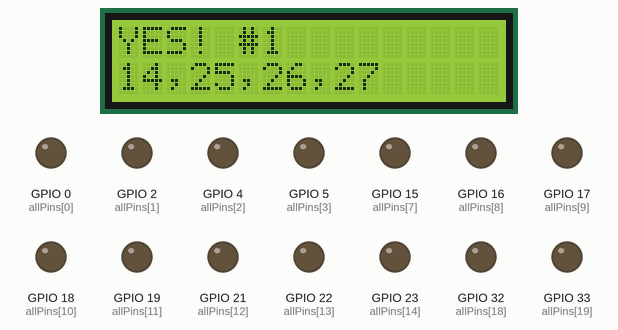
This sketch was run on a simulated ESP32. On the bench: 16×2 character LCD, output pins drawn as LEDs (lit = HIGH). What the sketch prints to the serial monitor is not drawn.

Above: at 1.2 s.
At 5.3 s:
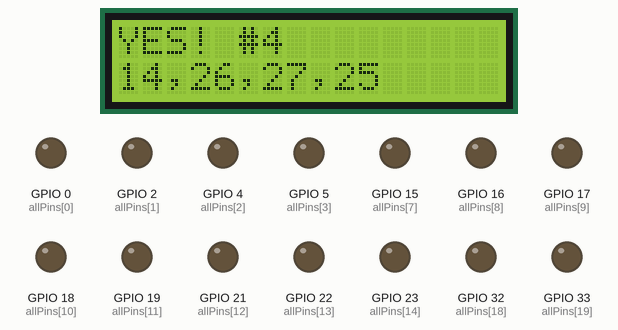
At 9.4 s:
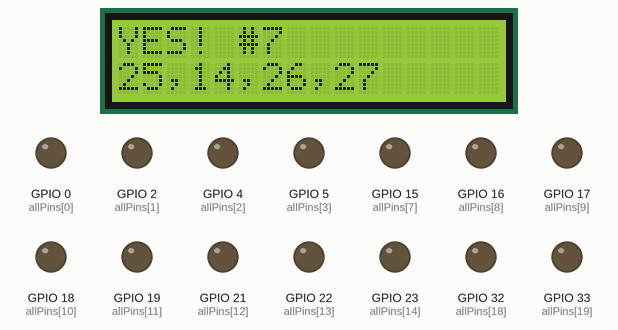
At 19.0 s:
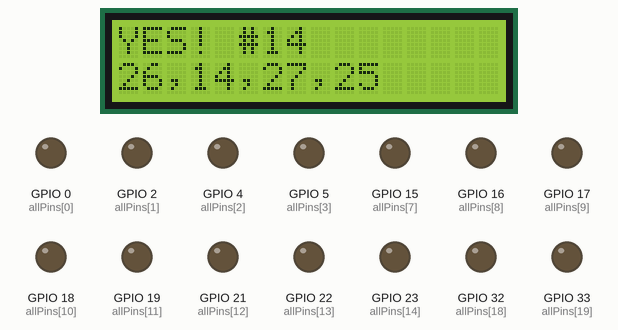
At 28.6 s:
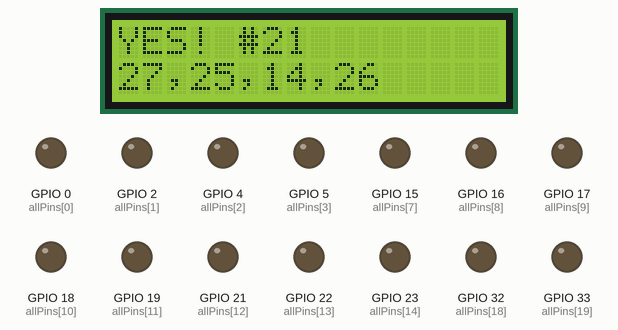
At 38.1 s:
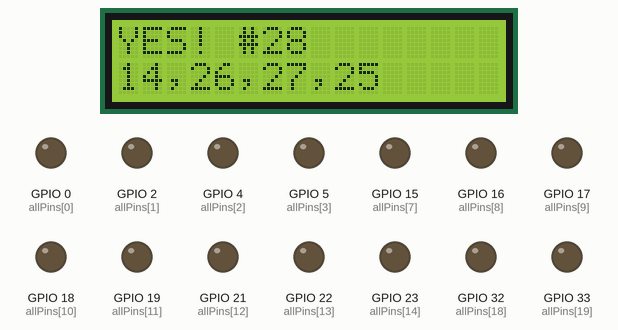

Measured:
- what the display in image 0 shows lasts 1.2 s, from 1.2 s to 2.4 s

The sketch:

lcd_pin_finder.ino
```cpp
/*
 * FOCUSED LEFT-SIDE PIN SEARCH
 * EN is GPIO 12 or 13 (confirmed by blink in groups 4,5,7)
 * Data pins must be from left-side GPIOs: 14, 25, 26, 27, 32, 33
 * Trying ALL orderings we haven't tested yet!
 */

#include <LiquidCrystal.h>

int allPins[] = {0, 2, 4, 5, 12, 13, 14, 15, 16, 17, 18, 19, 21, 22, 23, 25, 26, 27, 32, 33};

void groundAll() {
  for (int i = 0; i < 20; i++) {
    pinMode(allPins[i], OUTPUT);
    digitalWrite(allPins[i], LOW);
  }
  delay(10);
}

void tryIt(int n, int rs, int en, int d4, int d5, int d6, int d7) {
  groundAll();
  delay(40);
  LiquidCrystal lcd(rs, en, d4, d5, d6, d7);
  lcd.begin(16, 2);
  delay(50);
  lcd.clear();
  lcd.setCursor(0, 0);
  lcd.print("YES! #");
  lcd.print(n);
  lcd.setCursor(0, 1);
  lcd.print(d4);lcd.print(",");lcd.print(d5);lcd.print(",");
  lcd.print(d6);lcd.print(",");lcd.print(d7);
  delay(1200);
}

void setup() {
  Serial.begin(115200);
  delay(1000);
  Serial.println("\n=== FOCUSED LEFT-SIDE SEARCH ===");
  Serial.println("RS/EN = 12/13, Data from {14,25,26,27,32,33}");
  Serial.println("Testing ALL orderings!\n");

  int n = 1;

  // Data group: {14, 25, 26, 27} - ALL 24 permutations
  // RS=13, EN=12
  Serial.println("--- {14,25,26,27} RS=13 EN=12 ---");
  tryIt(n++,13,12, 14,25,26,27); tryIt(n++,13,12, 14,25,27,26);
  tryIt(n++,13,12, 14,26,25,27); tryIt(n++,13,12, 14,26,27,25);
  tryIt(n++,13,12, 14,27,25,26); tryIt(n++,13,12, 14,27,26,25);
  tryIt(n++,13,12, 25,14,26,27); tryIt(n++,13,12, 25,14,27,26);
  tryIt(n++,13,12, 25,26,14,27); tryIt(n++,13,12, 25,26,27,14);
  tryIt(n++,13,12, 25,27,14,26); tryIt(n++,13,12, 25,27,26,14);
  tryIt(n++,13,12, 26,14,25,27); tryIt(n++,13,12, 26,14,27,25);
  tryIt(n++,13,12, 26,25,14,27); tryIt(n++,13,12, 26,25,27,14);
  tryIt(n++,13,12, 26,27,14,25); tryIt(n++,13,12, 26,27,25,14);
  tryIt(n++,13,12, 27,14,25,26); tryIt(n++,13,12, 27,14,26,25);
  tryIt(n++,13,12, 27,25,14,26); tryIt(n++,13,12, 27,25,26,14);
  tryIt(n++,13,12, 27,26,14,25); tryIt(n++,13,12, 27,26,25,14);

  // RS=12, EN=13
  Serial.println("--- {14,25,26,27} RS=12 EN=13 ---");
  tryIt(n++,12,13, 14,25,26,27); tryIt(n++,12,13, 14,25,27,26);
  tryIt(n++,12,13, 14,26,25,27); tryIt(n++,12,13, 14,26,27,25);
  tryIt(n++,12,13, 14,27,25,26); tryIt(n++,12,13, 14,27,26,25);
  tryIt(n++,12,13, 25,14,26,27); tryIt(n++,12,13, 25,14,27,26);
  tryIt(n++,12,13, 25,26,14,27); tryIt(n++,12,13, 25,26,27,14);
  tryIt(n++,12,13, 25,27,14,26); tryIt(n++,12,13, 25,27,26,14);
  tryIt(n++,12,13, 26,14,25,27); tryIt(n++,12,13, 26,14,27,25);
  tryIt(n++,12,13, 26,25,14,27); tryIt(n++,12,13, 26,25,27,14);
  tryIt(n++,12,13, 26,27,14,25); tryIt(n++,12,13, 26,27,25,14);
  tryIt(n++,12,13, 27,14,25,26); tryIt(n++,12,13, 27,14,26,25);
  tryIt(n++,12,13, 27,25,14,26); tryIt(n++,12,13, 27,25,26,14);
  tryIt(n++,12,13, 27,26,14,25); tryIt(n++,12,13, 27,26,25,14);

  // Data groups including 32 and 33
  Serial.println("--- Groups with 32/33 ---");
  // {25,26,27,32}
  tryIt(n++,13,12, 25,26,27,32); tryIt(n++,13,12, 32,27,26,25);
  tryIt(n++,12,13, 25,26,27,32); tryIt(n++,12,13, 32,27,26,25);
  tryIt(n++,13,12, 27,26,25,32); tryIt(n++,12,13, 27,26,25,32);
  tryIt(n++,13,12, 32,25,26,27); tryIt(n++,12,13, 32,25,26,27);
  // {25,26,27,33}
  tryIt(n++,13,12, 25,26,27,33); tryIt(n++,13,12, 33,27,26,25);
  tryIt(n++,12,13, 25,26,27,33); tryIt(n++,12,13, 33,27,26,25);
  // {26,27,32,33}
  tryIt(n++,13,12, 26,27,32,33); tryIt(n++,13,12, 33,32,27,26);
  tryIt(n++,12,13, 26,27,32,33); tryIt(n++,12,13, 33,32,27,26);
  tryIt(n++,13,12, 32,33,26,27); tryIt(n++,12,13, 32,33,26,27);
  tryIt(n++,13,12, 27,26,33,32); tryIt(n++,12,13, 27,26,33,32);
  // {14,25,32,33}
  tryIt(n++,13,12, 14,25,32,33); tryIt(n++,13,12, 33,32,25,14);
  tryIt(n++,12,13, 14,25,32,33); tryIt(n++,12,13, 33,32,25,14);
  // {14,26,32,33}
  tryIt(n++,13,12, 14,26,32,33); tryIt(n++,13,12, 33,32,26,14);
  tryIt(n++,12,13, 14,26,32,33); tryIt(n++,12,13, 33,32,26,14);
  // {14,27,32,33}
  tryIt(n++,13,12, 14,27,32,33); tryIt(n++,13,12, 33,32,27,14);
  tryIt(n++,12,13, 14,27,32,33); tryIt(n++,12,13, 33,32,27,14);
  // {25,26,32,33}
  tryIt(n++,13,12, 25,26,32,33); tryIt(n++,13,12, 33,32,26,25);
  tryIt(n++,12,13, 25,26,32,33); tryIt(n++,12,13, 33,32,26,25);
  // {25,27,32,33}
  tryIt(n++,13,12, 25,27,32,33); tryIt(n++,13,12, 33,32,27,25);
  tryIt(n++,12,13, 25,27,32,33); tryIt(n++,12,13, 33,32,27,25);

  Serial.printf("\n=== DONE! %d combos tested ===\n", n-1);
  Serial.println("If YES! appeared, tell me the number!");
}

void loop() {}
```
